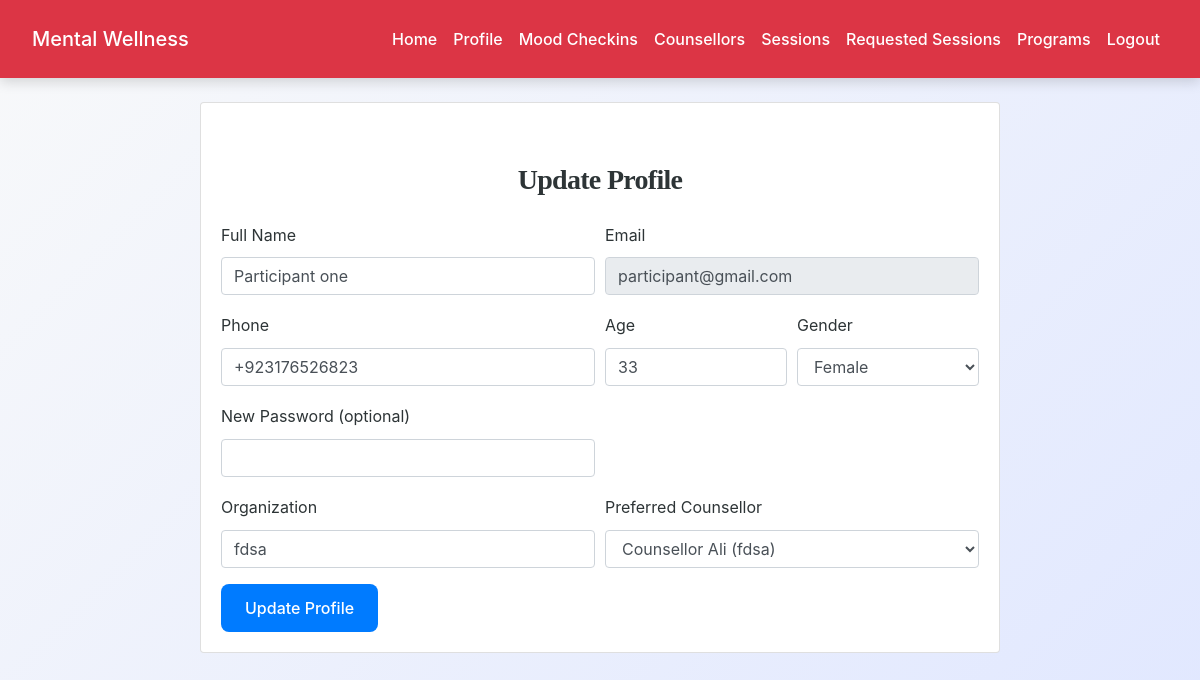
/participant/profile.php (signed in), run on the app's committed database.
### tables this page shows
CREATE TABLE `users` (
  `id` int(11) NOT NULL,
  `role` enum('participant','counsellor') NOT NULL,
  `full_name` varchar(150) NOT NULL,
  `email` varchar(150) NOT NULL,
  `password` varchar(255) NOT NULL,
  `phone` varchar(20) DEFAULT NULL,
  `status` enum('active','inactive') DEFAULT 'active',
  `preferred_counsellor_id` int(11) DEFAULT NULL,
  `organization` varchar(150) DEFAULT NULL,
  `age` int(11) DEFAULT NULL,
  `gender` enum('male','female','other') DEFAULT NULL,
  `specialization` varchar(150) DEFAULT NULL,
  `qualification` varchar(255) DEFAULT NULL,
  `experience_years` int(11) DEFAULT NULL,
  `bio` text DEFAULT NULL,
  `created_at` timestamp NOT NULL DEFAULT current_timestamp()
);

### participant/profile.php (the view, shortened to what this page needs)
<?php
include('config.php');
$user_id = $_SESSION['user_id'];
$stmt = $conn->prepare("SELECT * FROM users WHERE id = ?");
$stmt->bind_param("i", $user_id);
$stmt->execute();
$result = $stmt->get_result();
$user = $result->fetch_assoc();
$counsellors_result = [];
if ($user['role'] === 'participant') {
    $counsellors_result = mysqli_query($conn, "
        SELECT id, full_name, specialization
        FROM users
        WHERE role='counsellor' AND status='active'
        ORDER BY full_name ASC
    ");
}
?>
<!DOCTYPE html>
<html lang="en">
<head>
    <link rel="stylesheet" href="https://maxcdn.bootstrapcdn.com/bootstrap/4.5.2/css/bootstrap.min.css">
    <link rel="stylesheet" href="../css/style.css">
</head>
<body>
<?php include('navbar.php'); ?>
<div class="container mt-4">
    <div class="card mx-auto" style="max-width: 800px;">
        <div class="card-body">
            <h3 class="mb-4">Update Profile</h3>
            <form method="post">
                <div class="form-row">
                    <div class="form-group col-md-6">
                        <label>Full Name</label>
                        <input type="text" class="form-control" name="full_name"
                               value="<?= htmlspecialchars($user['full_name']) ?>" required>
                    </div>
                    <div class="form-group col-md-6">
                        <label>Email</label>
                        <input type="email" class="form-control"
                               value="<?= htmlspecialchars($user['email']) ?>" readonly>
                    </div>
                </div>
                <div class="form-row">
                    <div class="form-group col-md-6">
                        <label>Phone</label>
                        <input type="text" class="form-control" name="phone"
                               value="<?= htmlspecialchars($user['phone']) ?>">
                    </div>
                    <div class="form-group col-md-3">
                        <label>Age</label>
                        <input type="number" class="form-control" name="age"
                               value="<?= htmlspecialchars($user['age']) ?>">
                    </div>
                    <div class="form-group col-md-3">
                        <label>Gender</label>
                        <select name="gender" class="form-control">
                            <option value="female" <?= $user['gender']=='female'?'selected':'' ?>>Female</option>
                        </select>
                    </div>
                </div>
                <div class="form-row">
                    <div class="form-group col-md-6">
                        <label>New Password (optional)</label>
                        <input type="password" class="form-control" name="password">
                    </div>
                </div>
                <?php if ($user['role'] === 'participant'): ?>
                <div class="form-row">
                    <div class="form-group col-md-6">
                        <label>Organization</label>
                        <input type="text" class="form-control" name="organization"
                               value="<?= htmlspecialchars($user['organization']) ?>">
                    </div>
                    <div class="form-group col-md-6">
                        <label>Preferred Counsellor</label>
                        <select name="preferred_counsellor_id" class="form-control">
                            <?php while ($c = mysqli_fetch_assoc($counsellors_result)): ?>
                                <option value="<?= $c['id'] ?>" <?= $user['preferred_counsellor_id']==$c['id']?'selected':'' ?>>
                                    <?= htmlspecialchars($c['full_name'] . " (" . $c['specialization'] . ")") ?>
                                </option>
                            <?php endwhile; ?>
                        </select>
                    </div>
                </div>
                <?php endif; ?>
                <button type="submit" class="btn btn-primary">Update Profile</button>
            </form>
        </div>
    </div>
</div>
</body>
</html>

### css/style.css (style rules this page uses)
:root { --primary: #007bff; --secondary: #6c757d; --success: #28a745; --info: #17a2b8; --warning: #ffc107; --danger: #dc3545; --light: #f8f9fa; --dark: #2d3436; --accent: #ff6f61; --highlight: #6f42c1; --shadow: rgba(0, 0, 0, 0.15); --transition: all 0.3s ease-in-out; }
body { font-family: 'Inter', 'Segoe UI', Tahoma, Geneva, Verdana, sans-serif; background: linear-gradient(135deg, var(--light) 0%, #e0e7ff 100%); color: var(--dark); line-height: 1.8; margin: 0; padding: 0; min-height: 100vh; font-size: 16px; }
h1, h2, h3, h4 { text-align: center; margin: 2.5rem 0; font-family: 'Georgia', 'Times New Roman', serif; color: var(--dark); font-weight: 700; letter-spacing: -0.025em; }
h3 { font-size: 1.75rem; }
.container { max-width: 1200px; margin: 0 auto 3rem; padding: 0 1.5rem; }
.btn-primary { background-color: var(--primary); color: #fff; border: none; border-radius: 8px; padding: 0.75rem 1.5rem; font-size: 1rem; font-weight: 500; cursor: pointer; transition: var(--transition); display: inline-flex; align-items: center; justify-content: center; }

### data on the page
users: full_name "Participant one", email "participant@gmail.com", phone "+923176526823", age "33", gender "Female", organization "fdsa", preferred_counsellor_id "Counsellor Ali (fdsa)"
